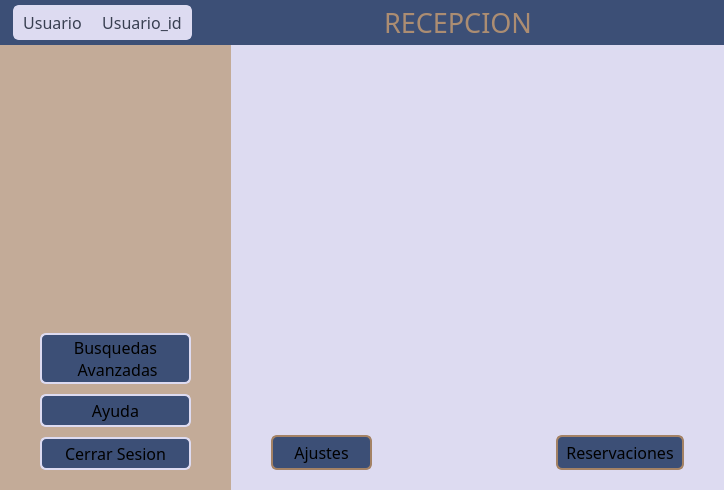
<?xml version="1.0" encoding="UTF-8"?>
<ui version="4.0">
 <class>Reception</class>
 <widget class="QWidget" name="Reception">
  <property name="geometry">
   <rect>
    <x>0</x>
    <y>0</y>
    <width>724</width>
    <height>490</height>
   </rect>
  </property>
  <property name="windowTitle">
   <string>Form</string>
  </property>
  <property name="styleSheet">
   <string notr="true">background-color: #dddbf1;</string>
  </property>
  <layout class="QVBoxLayout" name="verticalLayout">
   <property name="spacing">
    <number>0</number>
   </property>
   <property name="leftMargin">
    <number>0</number>
   </property>
   <property name="topMargin">
    <number>0</number>
   </property>
   <property name="rightMargin">
    <number>0</number>
   </property>
   <property name="bottomMargin">
    <number>0</number>
   </property>
   <item>
    <widget class="QWidget" name="widget" native="true">
     <property name="sizePolicy">
      <sizepolicy hsizetype="Preferred" vsizetype="Fixed">
       <horstretch>0</horstretch>
       <verstretch>0</verstretch>
      </sizepolicy>
     </property>
     <property name="minimumSize">
      <size>
       <width>0</width>
       <height>41</height>
      </size>
     </property>
     <property name="styleSheet">
      <string notr="true">background-color: #3c4f76;
</string>
     </property>
     <layout class="QHBoxLayout" name="horizontalLayout">
      <property name="spacing">
       <number>0</number>
      </property>
      <property name="leftMargin">
       <number>0</number>
      </property>
      <property name="topMargin">
       <number>0</number>
      </property>
      <property name="rightMargin">
       <number>0</number>
      </property>
      <property name="bottomMargin">
       <number>0</number>
      </property>
      <item>
       <spacer name="horizontalSpacer">
        <property name="orientation">
         <enum>Qt::Orientation::Horizontal</enum>
        </property>
        <property name="sizeType">
         <enum>QSizePolicy::Policy::Fixed</enum>
        </property>
        <property name="sizeHint" stdset="0">
         <size>
          <width>13</width>
          <height>28</height>
         </size>
        </property>
       </spacer>
      </item>
      <item>
       <widget class="QLabel" name="label">
        <property name="sizePolicy">
         <sizepolicy hsizetype="Fixed" vsizetype="Fixed">
          <horstretch>0</horstretch>
          <verstretch>0</verstretch>
         </sizepolicy>
        </property>
        <property name="font">
         <font>
          <family>Rockwell</family>
          <pointsize>12</pointsize>
         </font>
        </property>
        <property name="styleSheet">
         <string notr="true">background-color: #dddbf1;
color: #383f51;

border: 2px solid #dddbf1;
border-top-left-radius: 6px;
border-bottom-left-radius: 6px;
border-top-right-radius: 0px;
border-bottom-right-radius: 0px;

padding: 4px 8px;</string>
        </property>
        <property name="text">
         <string>Usuario</string>
        </property>
        <property name="alignment">
         <set>Qt::AlignmentFlag::AlignCenter</set>
        </property>
       </widget>
      </item>
      <item>
       <widget class="QLabel" name="label_2">
        <property name="sizePolicy">
         <sizepolicy hsizetype="Fixed" vsizetype="Fixed">
          <horstretch>0</horstretch>
          <verstretch>0</verstretch>
         </sizepolicy>
        </property>
        <property name="font">
         <font>
          <family>Rockwell</family>
          <pointsize>12</pointsize>
         </font>
        </property>
        <property name="styleSheet">
         <string notr="true">background-color: #dddbf1;
color: #383f51;

border: 2px solid #dddbf1;
border-top-left-radius: 0px;
border-bottom-left-radius: 0px;
border-top-right-radius: 6px;
border-bottom-right-radius: 6px;

padding: 4px 8px;</string>
        </property>
        <property name="text">
         <string>Usuario_id</string>
        </property>
        <property name="alignment">
         <set>Qt::AlignmentFlag::AlignCenter</set>
        </property>
       </widget>
      </item>
      <item>
       <spacer name="horizontalSpacer_3">
        <property name="orientation">
         <enum>Qt::Orientation::Horizontal</enum>
        </property>
        <property name="sizeHint" stdset="0">
         <size>
          <width>147</width>
          <height>20</height>
         </size>
        </property>
       </spacer>
      </item>
      <item>
       <widget class="QLabel" name="label_4">
        <property name="font">
         <font>
          <family>Rockwell</family>
          <pointsize>20</pointsize>
          <bold>false</bold>
         </font>
        </property>
        <property name="styleSheet">
         <string notr="true">color: #AC8D72;

padding: 4px 8px;</string>
        </property>
        <property name="text">
         <string>RECEPCION</string>
        </property>
        <property name="alignment">
         <set>Qt::AlignmentFlag::AlignCenter</set>
        </property>
       </widget>
      </item>
      <item>
       <spacer name="horizontalSpacer_2">
        <property name="orientation">
         <enum>Qt::Orientation::Horizontal</enum>
        </property>
        <property name="sizeType">
         <enum>QSizePolicy::Policy::Expanding</enum>
        </property>
        <property name="sizeHint" stdset="0">
         <size>
          <width>17</width>
          <height>20</height>
         </size>
        </property>
       </spacer>
      </item>
     </layout>
    </widget>
   </item>
   <item>
    <layout class="QHBoxLayout" name="horizontalLayout_2">
     <property name="spacing">
      <number>0</number>
     </property>
     <item>
      <widget class="QWidget" name="reception_island" native="true">
       <property name="sizePolicy">
        <sizepolicy hsizetype="Preferred" vsizetype="Preferred">
         <horstretch>0</horstretch>
         <verstretch>0</verstretch>
        </sizepolicy>
       </property>
       <property name="minimumSize">
        <size>
         <width>231</width>
         <height>381</height>
        </size>
       </property>
       <property name="styleSheet">
        <string notr="true">background-color: #C3AB98</string>
       </property>
       <layout class="QVBoxLayout" name="verticalLayout_2">
        <property name="spacing">
         <number>0</number>
        </property>
        <property name="leftMargin">
         <number>0</number>
        </property>
        <property name="topMargin">
         <number>0</number>
        </property>
        <property name="rightMargin">
         <number>0</number>
        </property>
        <property name="bottomMargin">
         <number>0</number>
        </property>
        <item>
         <spacer name="verticalSpacer_4">
          <property name="orientation">
           <enum>Qt::Orientation::Vertical</enum>
          </property>
          <property name="sizeType">
           <enum>QSizePolicy::Policy::Fixed</enum>
          </property>
          <property name="sizeHint" stdset="0">
           <size>
            <width>20</width>
            <height>30</height>
           </size>
          </property>
         </spacer>
        </item>
        <item>
         <layout class="QHBoxLayout" name="horizontalLayout_6">
          <property name="spacing">
           <number>0</number>
          </property>
          <item>
           <spacer name="horizontalSpacer_12">
            <property name="orientation">
             <enum>Qt::Orientation::Horizontal</enum>
            </property>
            <property name="sizeType">
             <enum>QSizePolicy::Policy::Fixed</enum>
            </property>
            <property name="sizeHint" stdset="0">
             <size>
              <width>20</width>
              <height>20</height>
             </size>
            </property>
           </spacer>
          </item>
          <item>
           <widget class="QWidget" name="reception_widget" native="true">
            <property name="minimumSize">
             <size>
              <width>21</width>
              <height>201</height>
             </size>
            </property>
            <property name="styleSheet">
             <string notr="true">background-color: #C3AB98</string>
            </property>
           </widget>
          </item>
          <item>
           <spacer name="horizontalSpacer_13">
            <property name="orientation">
             <enum>Qt::Orientation::Horizontal</enum>
            </property>
            <property name="sizeType">
             <enum>QSizePolicy::Policy::Fixed</enum>
            </property>
            <property name="sizeHint" stdset="0">
             <size>
              <width>20</width>
              <height>20</height>
             </size>
            </property>
           </spacer>
          </item>
         </layout>
        </item>
        <item>
         <spacer name="verticalSpacer">
          <property name="orientation">
           <enum>Qt::Orientation::Vertical</enum>
          </property>
          <property name="sizeType">
           <enum>QSizePolicy::Policy::Fixed</enum>
          </property>
          <property name="sizeHint" stdset="0">
           <size>
            <width>20</width>
            <height>30</height>
           </size>
          </property>
         </spacer>
        </item>
        <item>
         <layout class="QHBoxLayout" name="horizontalLayout_8">
          <property name="spacing">
           <number>0</number>
          </property>
          <item>
           <spacer name="horizontalSpacer_16">
            <property name="orientation">
             <enum>Qt::Orientation::Horizontal</enum>
            </property>
            <property name="sizeType">
             <enum>QSizePolicy::Policy::Fixed</enum>
            </property>
            <property name="sizeHint" stdset="0">
             <size>
              <width>40</width>
              <height>20</height>
             </size>
            </property>
           </spacer>
          </item>
          <item>
           <widget class="QPushButton" name="advanced_button">
            <property name="sizePolicy">
             <sizepolicy hsizetype="Fixed" vsizetype="Fixed">
              <horstretch>0</horstretch>
              <verstretch>0</verstretch>
             </sizepolicy>
            </property>
            <property name="minimumSize">
             <size>
              <width>151</width>
              <height>51</height>
             </size>
            </property>
            <property name="maximumSize">
             <size>
              <width>151</width>
              <height>51</height>
             </size>
            </property>
            <property name="font">
             <font>
              <family>Rockwell</family>
              <pointsize>12</pointsize>
              <bold>false</bold>
             </font>
            </property>
            <property name="styleSheet">
             <string notr="true">QPushButton {
    background-color: #3c4f76;
    border: 2px solid #DDDBF1;
    border-radius: 6px;
    padding: 4px 8px;
}

QPushButton:hover {
    background-color: #4f6699;
    border: 2px solid #e8cfcd;
}

QPushButton:pressed {
    background-color: #2a3a5c;
    border: 2px solid #b89895;
}</string>
            </property>
            <property name="text">
             <string>Busquedas
 Avanzadas</string>
            </property>
           </widget>
          </item>
          <item>
           <spacer name="horizontalSpacer_17">
            <property name="orientation">
             <enum>Qt::Orientation::Horizontal</enum>
            </property>
            <property name="sizeType">
             <enum>QSizePolicy::Policy::Fixed</enum>
            </property>
            <property name="sizeHint" stdset="0">
             <size>
              <width>40</width>
              <height>20</height>
             </size>
            </property>
           </spacer>
          </item>
         </layout>
        </item>
        <item>
         <spacer name="verticalSpacer_8">
          <property name="orientation">
           <enum>Qt::Orientation::Vertical</enum>
          </property>
          <property name="sizeType">
           <enum>QSizePolicy::Policy::Preferred</enum>
          </property>
          <property name="sizeHint" stdset="0">
           <size>
            <width>20</width>
            <height>10</height>
           </size>
          </property>
         </spacer>
        </item>
        <item>
         <layout class="QHBoxLayout" name="horizontalLayout_3">
          <property name="spacing">
           <number>0</number>
          </property>
          <item>
           <spacer name="horizontalSpacer_5">
            <property name="orientation">
             <enum>Qt::Orientation::Horizontal</enum>
            </property>
            <property name="sizeType">
             <enum>QSizePolicy::Policy::Preferred</enum>
            </property>
            <property name="sizeHint" stdset="0">
             <size>
              <width>28</width>
              <height>20</height>
             </size>
            </property>
           </spacer>
          </item>
          <item>
           <widget class="QPushButton" name="help_button">
            <property name="sizePolicy">
             <sizepolicy hsizetype="Fixed" vsizetype="Fixed">
              <horstretch>0</horstretch>
              <verstretch>0</verstretch>
             </sizepolicy>
            </property>
            <property name="minimumSize">
             <size>
              <width>151</width>
              <height>31</height>
             </size>
            </property>
            <property name="maximumSize">
             <size>
              <width>151</width>
              <height>33</height>
             </size>
            </property>
            <property name="font">
             <font>
              <family>Rockwell</family>
              <pointsize>12</pointsize>
              <italic>false</italic>
              <bold>false</bold>
             </font>
            </property>
            <property name="styleSheet">
             <string notr="true">QPushButton {
    background-color: #3c4f76;
    border: 2px solid #DDDBF1;
    border-radius: 6px;
    padding: 4px 8px;
}

QPushButton:hover {
    background-color: #4f6699;
    border: 2px solid #e8cfcd;
}

QPushButton:pressed {
    background-color: #2a3a5c;
    border: 2px solid #b89895;
}</string>
            </property>
            <property name="text">
             <string>Ayuda</string>
            </property>
           </widget>
          </item>
          <item>
           <spacer name="horizontalSpacer_6">
            <property name="orientation">
             <enum>Qt::Orientation::Horizontal</enum>
            </property>
            <property name="sizeType">
             <enum>QSizePolicy::Policy::Preferred</enum>
            </property>
            <property name="sizeHint" stdset="0">
             <size>
              <width>28</width>
              <height>20</height>
             </size>
            </property>
           </spacer>
          </item>
         </layout>
        </item>
        <item>
         <spacer name="verticalSpacer_2">
          <property name="orientation">
           <enum>Qt::Orientation::Vertical</enum>
          </property>
          <property name="sizeType">
           <enum>QSizePolicy::Policy::Preferred</enum>
          </property>
          <property name="sizeHint" stdset="0">
           <size>
            <width>20</width>
            <height>10</height>
           </size>
          </property>
         </spacer>
        </item>
        <item>
         <layout class="QHBoxLayout" name="horizontalLayout_4">
          <property name="spacing">
           <number>0</number>
          </property>
          <item>
           <spacer name="horizontalSpacer_7">
            <property name="orientation">
             <enum>Qt::Orientation::Horizontal</enum>
            </property>
            <property name="sizeType">
             <enum>QSizePolicy::Policy::Preferred</enum>
            </property>
            <property name="sizeHint" stdset="0">
             <size>
              <width>40</width>
              <height>20</height>
             </size>
            </property>
           </spacer>
          </item>
          <item>
           <widget class="QPushButton" name="end_session">
            <property name="sizePolicy">
             <sizepolicy hsizetype="Fixed" vsizetype="Fixed">
              <horstretch>0</horstretch>
              <verstretch>0</verstretch>
             </sizepolicy>
            </property>
            <property name="minimumSize">
             <size>
              <width>151</width>
              <height>31</height>
             </size>
            </property>
            <property name="maximumSize">
             <size>
              <width>151</width>
              <height>33</height>
             </size>
            </property>
            <property name="font">
             <font>
              <family>Rockwell</family>
              <pointsize>12</pointsize>
              <bold>false</bold>
             </font>
            </property>
            <property name="styleSheet">
             <string notr="true">QPushButton {
    background-color: #3c4f76;
    border: 2px solid #DDDBF1;
    border-radius: 6px;
    padding: 4px 8px;
}

QPushButton:hover {
    background-color: #4f6699;
    border: 2px solid #e8cfcd;
}

QPushButton:pressed {
    background-color: #2a3a5c;
    border: 2px solid #b89895;
}</string>
            </property>
            <property name="text">
             <string>Cerrar Sesion</string>
            </property>
           </widget>
          </item>
          <item>
           <spacer name="horizontalSpacer_8">
            <property name="orientation">
             <enum>Qt::Orientation::Horizontal</enum>
            </property>
            <property name="sizeType">
             <enum>QSizePolicy::Policy::Preferred</enum>
            </property>
            <property name="sizeHint" stdset="0">
             <size>
              <width>40</width>
              <height>20</height>
             </size>
            </property>
           </spacer>
          </item>
         </layout>
        </item>
        <item>
         <spacer name="verticalSpacer_3">
          <property name="orientation">
           <enum>Qt::Orientation::Vertical</enum>
          </property>
          <property name="sizeType">
           <enum>QSizePolicy::Policy::Fixed</enum>
          </property>
          <property name="sizeHint" stdset="0">
           <size>
            <width>20</width>
            <height>20</height>
           </size>
          </property>
         </spacer>
        </item>
       </layout>
      </widget>
     </item>
     <item>
      <widget class="QWidget" name="main_island" native="true">
       <property name="sizePolicy">
        <sizepolicy hsizetype="Preferred" vsizetype="Preferred">
         <horstretch>0</horstretch>
         <verstretch>0</verstretch>
        </sizepolicy>
       </property>
       <property name="minimumSize">
        <size>
         <width>491</width>
         <height>381</height>
        </size>
       </property>
       <property name="styleSheet">
        <string notr="true">background-color: #dddbf1;</string>
       </property>
       <layout class="QVBoxLayout" name="verticalLayout_3">
        <property name="spacing">
         <number>0</number>
        </property>
        <property name="leftMargin">
         <number>0</number>
        </property>
        <property name="topMargin">
         <number>0</number>
        </property>
        <property name="rightMargin">
         <number>0</number>
        </property>
        <property name="bottomMargin">
         <number>0</number>
        </property>
        <item>
         <spacer name="verticalSpacer_5">
          <property name="orientation">
           <enum>Qt::Orientation::Vertical</enum>
          </property>
          <property name="sizeType">
           <enum>QSizePolicy::Policy::Fixed</enum>
          </property>
          <property name="sizeHint" stdset="0">
           <size>
            <width>20</width>
            <height>30</height>
           </size>
          </property>
         </spacer>
        </item>
        <item>
         <layout class="QHBoxLayout" name="horizontalLayout_7">
          <property name="spacing">
           <number>0</number>
          </property>
          <item>
           <spacer name="horizontalSpacer_14">
            <property name="orientation">
             <enum>Qt::Orientation::Horizontal</enum>
            </property>
            <property name="sizeType">
             <enum>QSizePolicy::Policy::Fixed</enum>
            </property>
            <property name="sizeHint" stdset="0">
             <size>
              <width>40</width>
              <height>20</height>
             </size>
            </property>
           </spacer>
          </item>
          <item>
           <widget class="QWidget" name="tables_widget" native="true">
            <property name="minimumSize">
             <size>
              <width>401</width>
              <height>281</height>
             </size>
            </property>
            <property name="styleSheet">
             <string notr="true">background-color: #dddbf1</string>
            </property>
           </widget>
          </item>
          <item>
           <spacer name="horizontalSpacer_15">
            <property name="orientation">
             <enum>Qt::Orientation::Horizontal</enum>
            </property>
            <property name="sizeType">
             <enum>QSizePolicy::Policy::Fixed</enum>
            </property>
            <property name="sizeHint" stdset="0">
             <size>
              <width>40</width>
              <height>20</height>
             </size>
            </property>
           </spacer>
          </item>
         </layout>
        </item>
        <item>
         <spacer name="verticalSpacer_6">
          <property name="orientation">
           <enum>Qt::Orientation::Vertical</enum>
          </property>
          <property name="sizeType">
           <enum>QSizePolicy::Policy::Fixed</enum>
          </property>
          <property name="sizeHint" stdset="0">
           <size>
            <width>20</width>
            <height>20</height>
           </size>
          </property>
         </spacer>
        </item>
        <item>
         <layout class="QHBoxLayout" name="horizontalLayout_5">
          <property name="spacing">
           <number>0</number>
          </property>
          <item>
           <spacer name="horizontalSpacer_10">
            <property name="orientation">
             <enum>Qt::Orientation::Horizontal</enum>
            </property>
            <property name="sizeType">
             <enum>QSizePolicy::Policy::Fixed</enum>
            </property>
            <property name="sizeHint" stdset="0">
             <size>
              <width>40</width>
              <height>20</height>
             </size>
            </property>
           </spacer>
          </item>
          <item>
           <widget class="QPushButton" name="config_button">
            <property name="minimumSize">
             <size>
              <width>101</width>
              <height>31</height>
             </size>
            </property>
            <property name="font">
             <font>
              <family>Rockwell</family>
              <pointsize>12</pointsize>
              <bold>false</bold>
             </font>
            </property>
            <property name="styleSheet">
             <string notr="true">QPushButton {
    background-color: #3c4f76;
    border: 2px solid #A48265;
    border-radius: 6px;
    padding: 4px 8px;
}

QPushButton:hover {
    background-color: #4f6699;
    border: 2px solid #B4977E;
}

QPushButton:pressed {
    background-color: #2a3a5c;
    border: 2px solid #b89895;
}</string>
            </property>
            <property name="text">
             <string>Ajustes</string>
            </property>
           </widget>
          </item>
          <item>
           <spacer name="horizontalSpacer_9">
            <property name="orientation">
             <enum>Qt::Orientation::Horizontal</enum>
            </property>
            <property name="sizeHint" stdset="0">
             <size>
              <width>40</width>
              <height>20</height>
             </size>
            </property>
           </spacer>
          </item>
          <item>
           <widget class="QPushButton" name="reception_button">
            <property name="minimumSize">
             <size>
              <width>101</width>
              <height>31</height>
             </size>
            </property>
            <property name="font">
             <font>
              <family>Rockwell</family>
              <pointsize>12</pointsize>
             </font>
            </property>
            <property name="styleSheet">
             <string notr="true">QPushButton {
    background-color: #3c4f76;
    border: 2px solid #A48265;
    border-radius: 6px;
    padding: 4px 8px;
}

QPushButton:hover {
    background-color: #4f6699;
    border: 2px solid #B4977E;
}

QPushButton:pressed {
    background-color: #2a3a5c;
    border: 2px solid #b89895;
}</string>
            </property>
            <property name="text">
             <string>Reservaciones</string>
            </property>
           </widget>
          </item>
          <item>
           <spacer name="horizontalSpacer_11">
            <property name="orientation">
             <enum>Qt::Orientation::Horizontal</enum>
            </property>
            <property name="sizeType">
             <enum>QSizePolicy::Policy::Fixed</enum>
            </property>
            <property name="sizeHint" stdset="0">
             <size>
              <width>40</width>
              <height>20</height>
             </size>
            </property>
           </spacer>
          </item>
         </layout>
        </item>
        <item>
         <spacer name="verticalSpacer_7">
          <property name="orientation">
           <enum>Qt::Orientation::Vertical</enum>
          </property>
          <property name="sizeType">
           <enum>QSizePolicy::Policy::Fixed</enum>
          </property>
          <property name="sizeHint" stdset="0">
           <size>
            <width>20</width>
            <height>20</height>
           </size>
          </property>
         </spacer>
        </item>
       </layout>
      </widget>
     </item>
    </layout>
   </item>
  </layout>
 </widget>
 <resources/>
 <connections/>
</ui>
